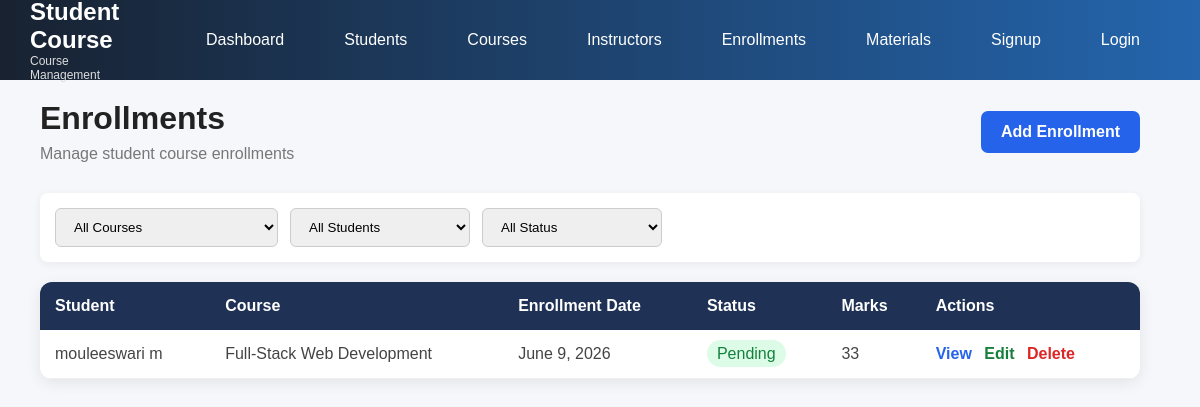
Screenshot of /myapp/enrollment/ with the database file from the repository.
### myapp/models.py (models this page shows, shortened)
class Enrollment(models.Model):
    student = models.ForeignKey(Student, on_delete=models.CASCADE)
    course = models.ForeignKey(Course, on_delete=models.CASCADE)
    enrollment_date = models.DateField()
    status = models.CharField(max_length=20,choices=status)
    marks = models.IntegerField()

class Student(models.Model):
    name=models.CharField(max_length=30)
    email=models.EmailField()
    phone=models.CharField(max_length=10)
    date_of_birth=models.DateField()
    profile_image = models.ImageField(upload_to="images/")
    resume=models.FileField(upload_to="file/")

class Course(models.Model):
    name=models.CharField(max_length=50)
    description=models.TextField(max_length=200)
    duration=models.CharField(max_length=20)
    fees=models.IntegerField()
    cou_image=models.ImageField(upload_to="cou_image")

### myapp/views.py (the view)
# urls.py: path("enrollment/",views.enrollment_list,name="enrollment_list"),
def enrollment_list(request):
    enrollments = Enrollment.objects.all()
    course = request.GET.get("course")
    student = request.GET.get("student")
    status = request.GET.get("status")
    if course:
        enrollments = enrollments.filter(course_id=course)
    if student:
        enrollments = enrollments.filter(student_id=student)
    if status:
        enrollments = enrollments.filter(status=status)
    courses = Course.objects.all()
    students = Student.objects.all()
    return render(request, "enr_list.html", {
        "enrollments": enrollments,
        "courses": courses,
        "students": students,
    })

### myapp/templates/enr_list.html (shortened to what this page needs)
<!DOCTYPE html>
<html>
<head>
</head>
<body>
{% include 'base.html'%}
<div class="container">
    <div class="header">
        <div>
            <h1>Enrollments</h1>
            <p>
                Manage student course enrollments
            </p>
        </div>
        <a href="{% url 'enrollment_create' %}"
           class="add-btn">
            Add Enrollment
        </a>
    </div>
    <div class="filter-box">
    <form method="GET">
        <select name="course" onchange="this.form.submit()">
            <option value="">All Courses</option>
        </select>
        <select name="student" onchange="this.form.submit()">
            <option value="">All Students</option>
        </select>
        <select name="status" onchange="this.form.submit()">
            <option value="">All Status</option>
        </select>
    </form>
</div>
    {% if enrollments %}
    <div class="table-box">
        <table>
            <thead>
                <tr>
                    <th>Student</th>
                    <th>Course</th>
                    <th>Enrollment Date</th>
                    <th>Status</th>
                    <th>Marks</th>
                    <th>Actions</th>
                </tr>
            </thead>
            <tbody>
                {% for enrollment in enrollments %}
                <tr>
                    <td>
                        {{ enrollment.student.name }}
                    </td>
                    <td>
                        {{ enrollment.course.name }}
                    </td>
                    <td>
                        {{ enrollment.enrollment_date }}
                    </td>
                    <td>
                        <span class="status">
                            {{ enrollment.status }}
                        </span>
                    </td>
                    <td>
                        {{ enrollment.marks }}
                    </td>
                    <td class="buttons">
                        <a href="{% url 'enrollment_detail' enrollment.id %}"
                           class="view">
                            View
                        </a>
                        <a href="{% url 'enrollment_update' enrollment.id %}"
                           class="edit">
                            Edit
                        </a>
                        <a href="{% url 'enrollment_delete' enrollment.id %}"
                           class="delete">
                            Delete
                        </a>
                    </td>
                </tr>
                {% endfor %}
            </tbody>
        </table>
    </div>
    {% endif %}
</div>
</body>
</html>

### myapp/templates/enr_list.html (style rules this page uses)
* { margin: 0; padding: 0; box-sizing: border-box; font-family: Arial, sans-serif; }
body { background: #f5f7fb; }
.container { max-width: 1100px; margin-left: 40px; margin-top: 20px; }
.header { display: flex; justify-content: space-between; align-items: center; margin-bottom: 30px; }
.header h1 { color: #222; margin-bottom: 8px; }
.header p { color: #777; }
.add-btn { background: #2563eb; color: white; text-decoration: none; padding: 12px 20px; border-radius: 7px; font-weight: bold; }
.table-box { background: white; border-radius: 12px; overflow: hidden; box-shadow: 0 4px 15px rgba(0,0,0,0.08); }
.filter-box { background: white; padding: 15px; margin: 20px 0; border-radius: 8px; box-shadow: 0 2px 8px rgba(0,0,0,0.06); }
.filter-box form { display: flex; gap: 12px; }
.filter-box select { padding: 10px 14px; border: 1px solid #ccc; border-radius: 6px; outline: none; min-width: 180px; }
table { width: 100%; border-collapse: collapse; }
th { background: #1f3155; color: white; padding: 15px; text-align: left; }
td { padding: 15px; border-bottom: 1px solid #eee; color: #444; }
.status { padding: 5px 10px; border-radius: 15px; background: #dcfce7; color: #15803d; }
.buttons a { text-decoration: none; margin-right: 8px; font-weight: bold; }
.view { color: #2563eb; }
.edit { color: #15803d; }
.delete { color: #dc2626; }

### myapp/templates/base.html (style rules this page uses)
* { margin: 0; padding: 0; box-sizing: border-box; }
body { font-family: Arial, sans-serif; }

### rows the page displays
Enrollment: student.name "mouleeswari m", course.name "Full-Stack Web Development", enrollment_date "June 9, 2026", status "Pending", marks "33"
